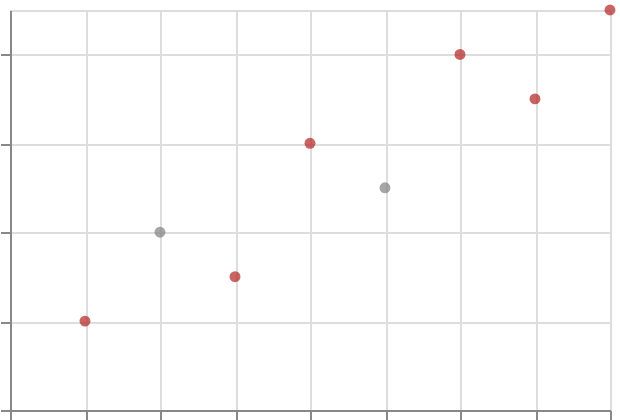

The Vega-Lite source for this figure:
### Vega-Lite specification from a JSON file in a GitHub repository (floating-point values rounded to 4 significant figures)
{"$schema": "https://vega.github.io/schema/vega-lite/v6.json", "padding": 5, "autosize": "none", "width": 300, "height": 200, "data": {"name": "table", "values": [{"c": "A", "g": "p", "x": 1, "y": 2, "v": 5, "t": "2024-01-15", "o": {"v": 3}, "IMDB Rating": 6.1, "d": "x1"}, {"c": "B", "g": "q", "x": 2, "y": 4, "v": 9, "t": "2024-02-20", "o": {"v": 7}, "IMDB Rating": null, "d": "x2"}, {"c": "A", "g": "q", "x": 3, "y": 3, "v": 2, "t": "2024-03-05", "o": {"v": 1}, "IMDB Rating": 5.2, "d": "x1"}, {"c": "C", "g": "p", "x": 4, "y": 6, "v": 7, "t": "2024-05-30", "o": {"v": 4}, "IMDB Rating": 8.8, "d": "x3"}, {"c": "B", "g": "p", "x": 5, "y": 5, "v": 4, "t": "2024-07-11", "o": {"v": 9}, "IMDB Rating": null, "d": "x2"}, {"c": "C", "g": "q", "x": 6, "y": 8, "v": 6, "t": "2024-09-02", "o": {"v": 2}, "IMDB Rating": 7.7, "d": "x3"}, {"c": "A", "g": "p", "x": 7, "y": 7, "v": 8, "t": "2024-11-25", "o": {"v": 5}, "IMDB Rating": 4.4, "d": "x1"}, {"c": "B", "g": "q", "x": 8, "y": 9, "v": 3, "t": "2024-12-31", "o": {"v": 8}, "IMDB Rating": 9.1, "d": "x2"}]}, "mark": {"type": "point", "filled": true}, "encoding": {"x": {"field": "x", "type": "quantitative"}, "y": {"field": "y", "type": "quantitative"}, "color": {"condition": {"test": {"field": "IMDB Rating", "valid": true}, "value": "firebrick"}, "value": "grey"}}, "description": "valid is false for the two rows whose rating is null"}
